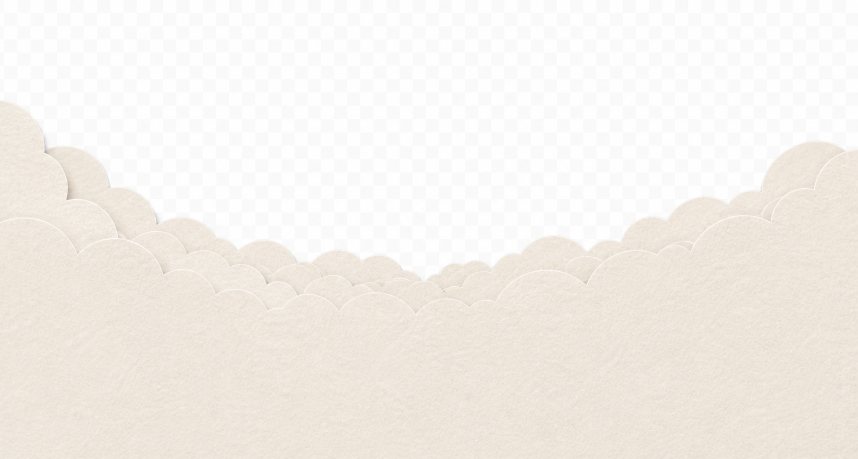
#> input picture assets/fog-engulf-v2.png, 1716 x 917 px (shown at 1/2 size)
$ python prepare_fog_asset_v2.py
#> lines starting #> are read from the running program, lines starting #| are printed output that depends on the picture; after the words box and inside, x2 and y2 are one past the last pixel; in counts of white or black regions, pixels touching at a corner belong together
"""Convert the generated fog artwork's baked checkerboard to real transparency."""

from collections import deque
from pathlib import Path

import numpy as np
from PIL import Image, ImageFilter


ROOT = Path(__file__).resolve().parents[1]
SOURCE = ROOT / "assets" / "fog-engulf-v2.png"
OUTPUT = ROOT / "assets" / "fog-engulf-v2-clean.png"
TALL_OUTPUT = ROOT / "assets" / "fog-engulf-v2-clean-tall.png"
FILL_OUTPUT = ROOT / "assets" / "fog-paper-fill.png"
PIECE_SOURCE = ROOT / "assets" / "fog-pieces" / "fog-piece-1.png"
PIECE_TALL_OUTPUT = ROOT / "assets" / "fog-pieces" / "fog-piece-1-tall.png"


def main() -> None:
    image = Image.open(SOURCE).convert("RGB")
#> image is the input picture: PIL image 1716x917 RGB; mean R, G, B 244.1, 239.6, 234.1
    pixels = np.asarray(image)
    height, width, _ = pixels.shape
#> height = 917; width = 1716

    # The generated image contains a neutral pale checkerboard. The fog is
    # distinctly warmer, so only flood-fill near-neutral bright pixels that
    # are connected to the top edge. This preserves the fog's paper texture,
    # shadows, and antialiased contour while removing the synthetic backdrop.
    channel_range = pixels.max(axis=2).astype(np.int16) - pixels.min(axis=2).astype(np.int16)
    luminance = pixels.mean(axis=2)
    warm_delta = pixels[:, :, 0].astype(np.int16) - pixels[:, :, 2].astype(np.int16)
    removable = (channel_range <= 5) & (luminance >= 236) & (warm_delta <= 4)
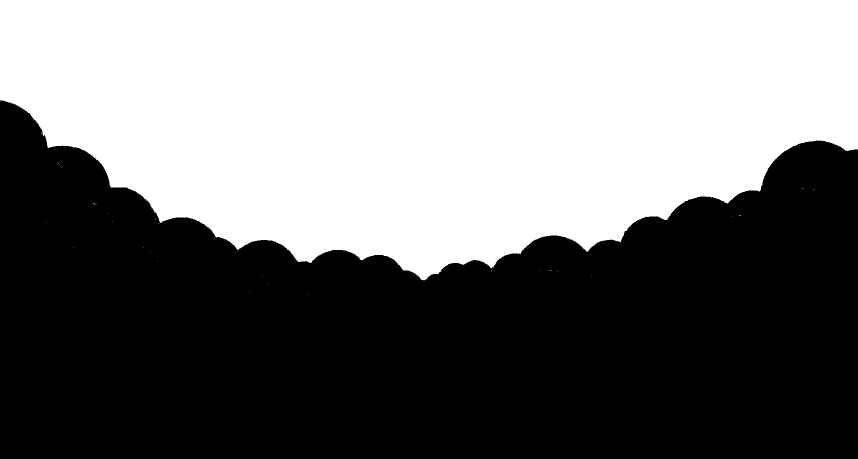
#> removable: shape (917, 1716) bool (shown at 1/2 size); 46.5% white; 36 white regions (35 under 20 px), largest, box (x1, y1, x2, y2) and area: (0, 0, 1716, 561) 731940

    background = np.zeros((height, width), dtype=bool)
    queue: deque[tuple[int, int]] = deque()

    for x in range(width):
        if removable[0, x]:
            background[0, x] = True
            queue.append((0, x))
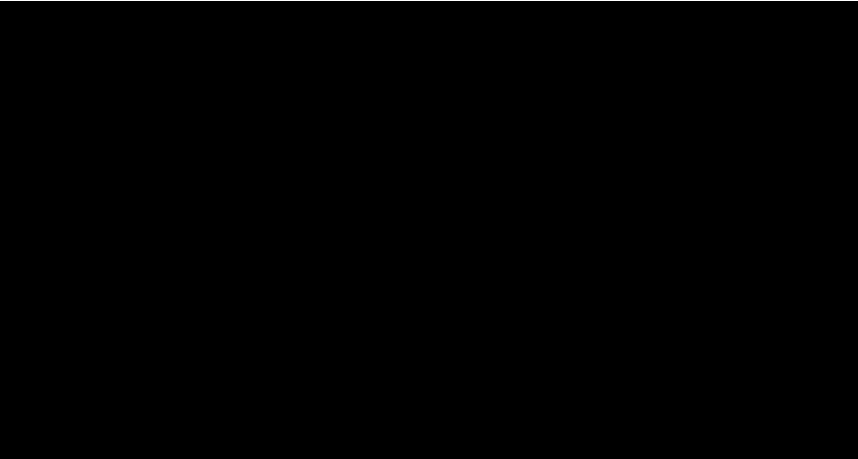
#> background: shape (917, 1716) bool (shown at 1/2 size); 0.11% white in thin lines or dots, all inside (x1, y1, x2, y2) = (0, 0, 1716, 1)

    while queue:
        y, x = queue.popleft()
        for next_y, next_x in ((y - 1, x), (y + 1, x), (y, x - 1), (y, x + 1)):
            if (
                0 <= next_y < height
                and 0 <= next_x < width
                and removable[next_y, next_x]
                and not background[next_y, next_x]
            ):
                background[next_y, next_x] = True
                queue.append((next_y, next_x))
#> background: shape (917, 1716) bool; 46.5% white; 1 white region, box (x1, y1, x2, y2) and area: (0, 0, 1716, 561) 731921

    foreground = (~background).astype(np.uint8) * 255
    alpha = Image.fromarray(foreground, mode="L").filter(ImageFilter.GaussianBlur(0.65))

    result = image.convert("RGBA")
    result.putalpha(alpha)
    result.save(OUTPUT, optimize=True)

    # Extend the opaque lower paper field with a mirrored section of its own
    # texture. Keeping this inside the bitmap avoids a visible CSS-color seam
    # while the fog is moving through and beyond the viewport.
    source_array = np.asarray(result)
    target_height = 1834
    tall_array = np.empty((target_height, width, 4), dtype=np.uint8)
    tall_array[:height] = source_array
    texture = source_array[-180:].copy()
    cursor = height
#> cursor = 917
    flip = True
    while cursor < target_height:
        strip = texture[::-1] if flip else texture
        count = min(strip.shape[0], target_height - cursor)
        tall_array[cursor : cursor + count] = strip[:count]
        cursor += count
        flip = not flip
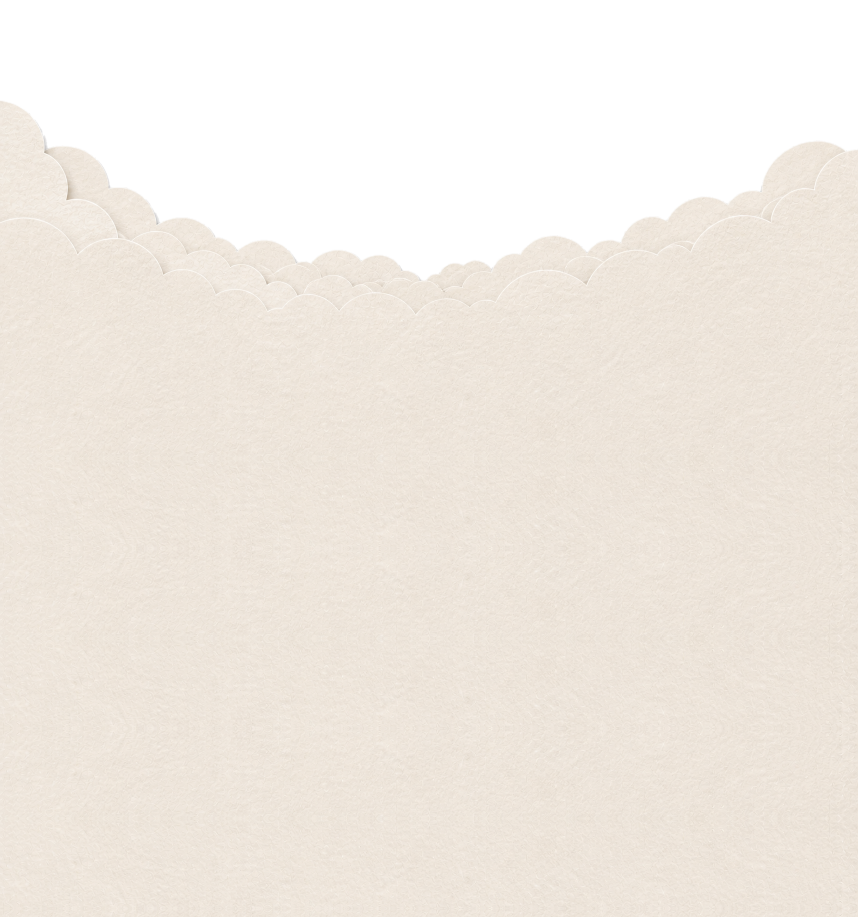
#> tall_array: shape (1834, 1716, 4) (shown at 1/2 size); mean R, G, B, A 240.6, 234, 226.2, 195.7; transparent parts drawn white
#> after the loop, cursor = 1834

    tall_result = Image.fromarray(tall_array, mode="RGBA")
    tall_result.save(TALL_OUTPUT, optimize=True)

    # A separate texture field extends the rolled-in modular bank below the
    # viewport. It uses only the quiet bottom-most paper texture, avoiding the
    # decorative marks that appeared higher in the generated source.
    fill_height = 1080
    fill_array = np.empty((fill_height, width, 4), dtype=np.uint8)
    fill_texture = source_array[-120:].copy()
    cursor = 0
    flip = False
    while cursor < fill_height:
        strip = fill_texture[::-1] if flip else fill_texture
        count = min(strip.shape[0], fill_height - cursor)
        fill_array[cursor : cursor + count] = strip[:count]
        cursor += count
        flip = not flip
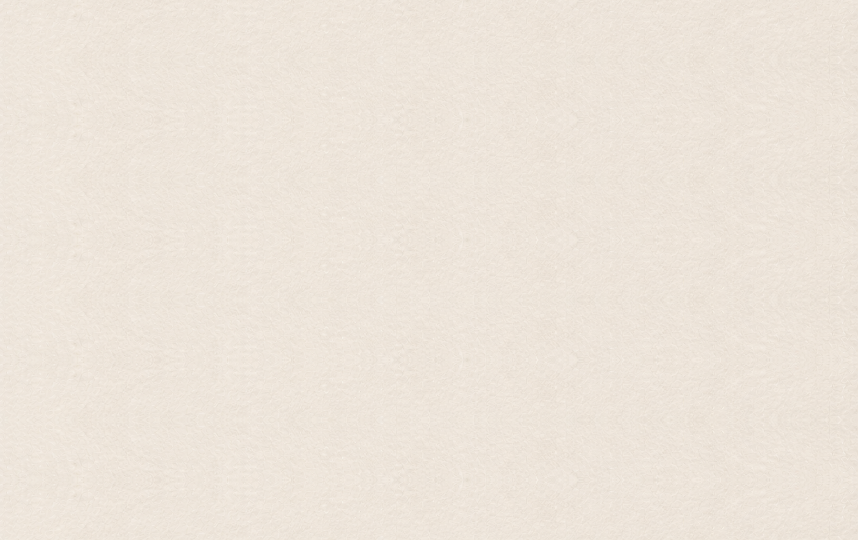
#> fill_array: shape (1080, 1716, 4) (shown at 1/2 size); mean R, G, B, A 236.9, 228.3, 218.1, 255
#> after the loop, cursor = 1080

    fill_result = Image.fromarray(fill_array, mode="RGBA")
    fill_result.save(FILL_OUTPUT, optimize=True)

    # Build a genuinely tall modular fog piece rather than attaching a
    # rectangular CSS tail. Its original scalloped silhouette stays intact,
    # while the paper texture continues below the viewport as part of the
    # bitmap itself.
    piece = Image.open(PIECE_SOURCE).convert("RGBA")
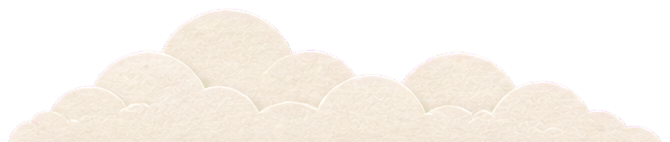
#> input picture assets/fog-pieces/fog-piece-1.png, 670 x 142 px
#> piece is the input picture: PIL image 670x142 RGBA; mean R, G, B, A 249.5, 241.4, 229.6, 128.3
    piece_width, piece_height = piece.size
#> piece_width = 670; piece_height = 142
    piece_tall_height = 900
    piece_tall = Image.new("RGBA", (piece_width, piece_tall_height), (0, 0, 0, 0))
#> piece_tall: PIL image 670x900 RGBA; every value is 0
    piece_fill = fill_result.resize((piece_width, piece_tall_height - piece_height + 1))
    fill_mask = Image.new("L", piece_fill.size, 0)
#> fill_mask: PIL image 670x759 L; every value is 0
    fill_mask.paste(255, (8, 0, piece_width - 8, piece_fill.height))
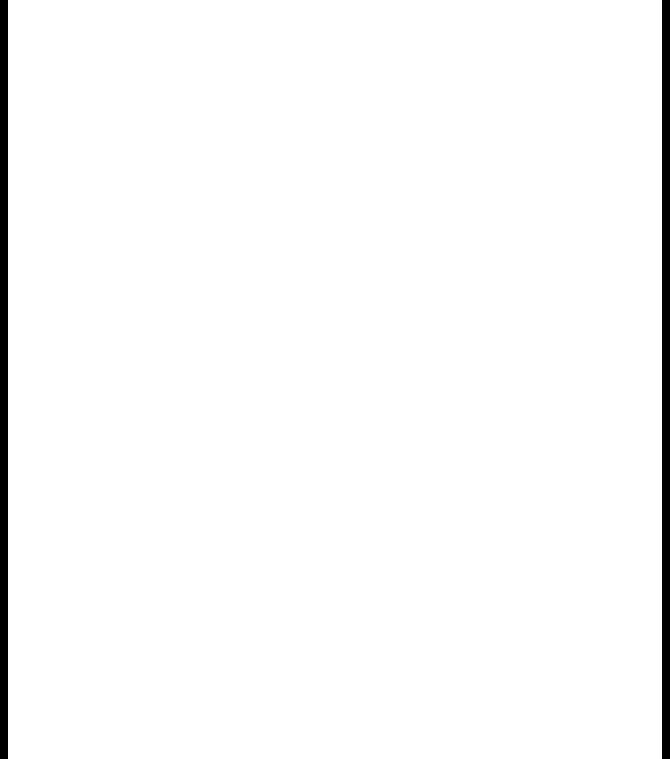
#> fill_mask: PIL image 670x759 L; 97.6% white; 2 black regions, box (x1, y1, x2, y2) and area: (0, 0, 8, 759) 6072, (662, 0, 670, 759) 6072
    piece_tall.paste(piece_fill, (0, piece_height - 1), fill_mask)
    piece_tall.alpha_composite(piece, (0, 0))
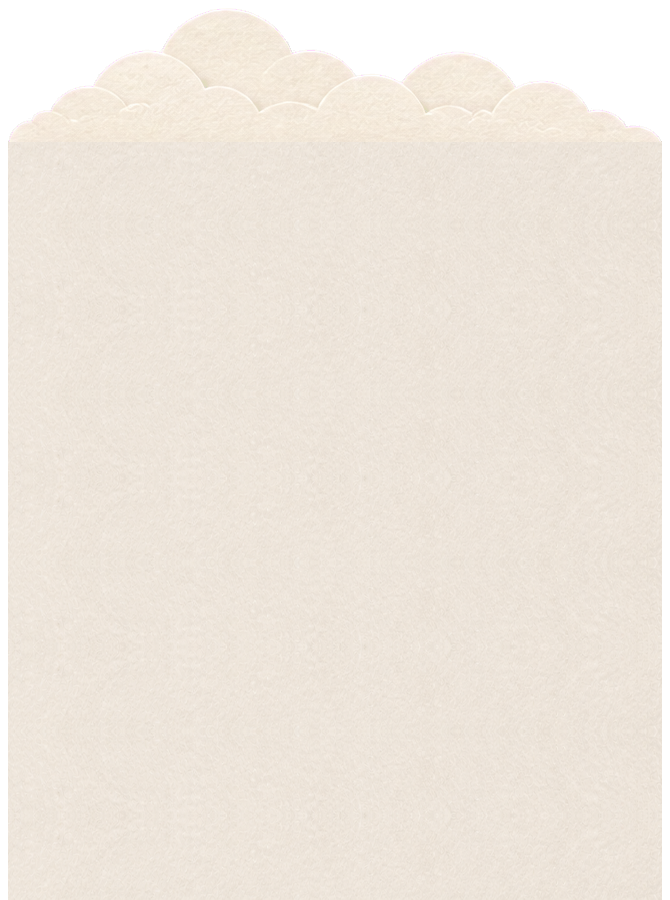
#> piece_tall: PIL image 670x900 RGBA; mean R, G, B, A 214.4, 206.5, 197, 229.9; transparent parts drawn white
    piece_tall.save(PIECE_TALL_OUTPUT, optimize=True)

    print(f"saved {OUTPUT}")
    print(f"mode={result.mode} size={result.size} alpha={alpha.getextrema()} bbox={alpha.getbbox()}")
#| mode=RGBA size=(1716, 917) alpha=(0, 255) bbox=(0, 199, 1716, 917)
    print(f"saved {TALL_OUTPUT} size={tall_result.size}")
#| saved assets/fog-engulf-v2-clean-tall.png size=(1716, 1834)
    print(f"saved {FILL_OUTPUT} size={fill_result.size}")
#| saved assets/fog-paper-fill.png size=(1716, 1080)
    print(f"saved {PIECE_TALL_OUTPUT} size={piece_tall.size}")
#| saved assets/fog-pieces/fog-piece-1-tall.png size=(670, 900)


if __name__ == "__main__":
    main()
